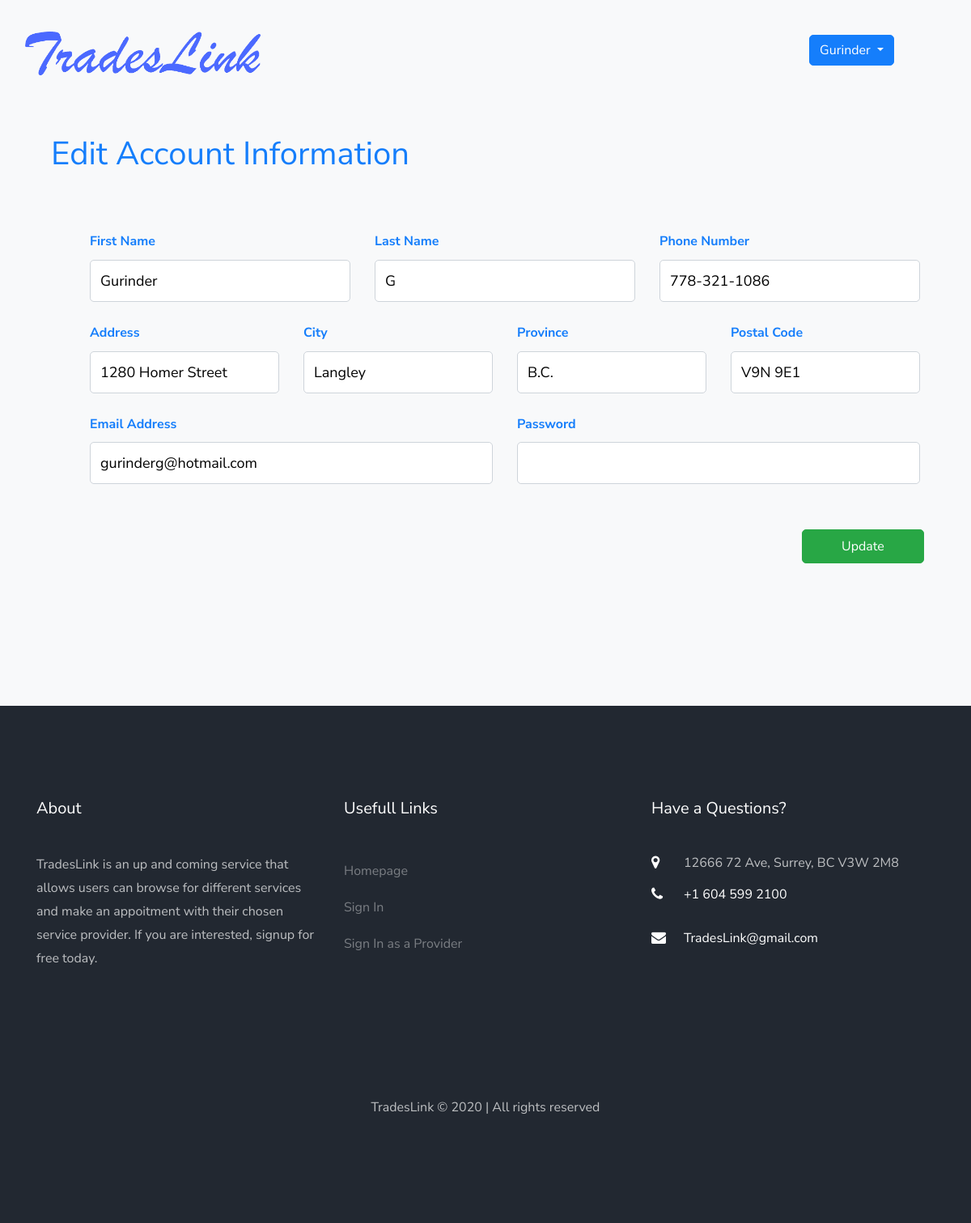
Page /account/my_account/user_account.php?id=1 (signed in) on the committed database.
### tables this page shows
CREATE TABLE users
(
    id INT(11) NOT NULL
    AUTO_INCREMENT,
    first_name VARCHAR
    (255),
    last_name VARCHAR
    (255),
    phone_number VARCHAR
    (255),
    email VARCHAR
    (255),
    hashed_password  VARCHAR
    (255),
	street VARCHAR
    (255),
	city VARCHAR
    (255),
	province VARCHAR
    (255),
    postal_code VARCHAR
    (7),
   
    PRIMARY KEY
    (id)   
);

### private/functions.php (called while the page is built, shortened)
<?php
function url_for($script_path)
{
  if ($script_path[0] != '/') {
    $script_path = "/" . $script_path;
  }
  return WWW_ROOT . $script_path;
}
function u($string = "")
{
  return urlencode($string);
}
function h($string = "")
{
  return htmlspecialchars($string);
}

### private/database.php (called while the page is built, shortened)
<?php
  function db_escape($connection, $string) {
    return mysqli_real_escape_string($connection, $string);
  }
?>

### private/query_functions.php (called while the page is built, shortened)
<?php
function find_user_by_id($id)
{
  global $db;
  $sql = "SELECT * FROM users ";
  $sql .= "WHERE id='" . db_escape($db, $id) . "' ";
  $sql .= "LIMIT 1";
  $result = mysqli_query($db, $sql);
  $user = mysqli_fetch_assoc($result);
  return $user;
}

### public/account/my_account/user_account.php (the view, shortened to what this page needs)
<?php require_once('../../../private/initialize.php');
$id = $_GET['id'];
if (is_post_request()) {
    $user = [];
    $user['id'] = $id;
    $user['first_name'] = $_POST['first_name'] ?? '';
    $user['last_name'] = $_POST['last_name'] ?? '';
    $user['email'] = $_POST['email'] ?? '';
    $user['phone_number'] = $_POST['phone_number'] ?? '';
    $user['password'] = $_POST['password'] ?? '';
    $user['street'] = $_POST['street'] ?? '';
    $user['city'] = $_POST['city'] ?? '';
    $user['province'] = $_POST['province'] ?? '';
    $user['postal_code'] = $_POST['postal_code'] ?? '';
    $result = update_user($user);
    if ($result === true) {
        $_SESSION['message'] = 'Information updated.';
        redirect_to(url_for('/account/my_account/user_account.php?id=' . h(u($id))));
    } else {
        $errors = $result;
    }
} else {
    $user = find_user_by_id($id);
}
?>
<?php include(SHARED_PATH . '/header.php'); ?>
<section class="ftco-section bg-light">
    <div class="container-fluid">
        <div class="row">
            <div class="col-md-12 col-lg-12 mt-5">
                <div class="row">
                    <div class="col-md-6 col-lg-6">
                        <h1><label class="text-primary ml-5">Edit Account Information</label></h1>
                    </div>
                    <div class="col-md-6 col-lg-6 ">
                    </div>
                </div>
                <form action="<?php echo url_for('/account/my_account/user_account.php?id=' . h(u($id))); ?>" method="post" class="ml-5 p-5">
                    <div class="row form-group">
                        <div class="col-md-4 col-lg-4 mb-2">
                            <label class="font-weight-bold text-primary" for="first_name">First Name</label>
                            <input type="text" class="form-control" name="first_name" value="<?php echo h($user['first_name']) ?>">
                        </div>
                        <div class="col-md-4 col-lg-4 mb-2">
                            <label class="font-weight-bold text-primary" for="last_name">Last Name</label>
                            <input type="text" class="form-control" name="last_name" value="<?php echo h($user['last_name']) ?>">
                        </div>
                        <div class="col-md-4 col-lg-4 mb-2">
                            <label class="font-weight-bold text-primary" for="phone_number">Phone Number</label>
                            <input type="text" name="phone_number" class="form-control" value="<?php echo h($user['phone_number']) ?>">
                        </div>
                    </div>
                    <div class="row form-group">
                        <div class="col-md-4 col-lg-3 mb-2">
                            <label class="font-weight-bold text-primary" for="street">Address</label>
                            <input type="text" name="street" class="form-control" value="<?php echo h($user['street']) ?>">
                        </div>
                        <div class="col-md-2 col-lg-3 mb-2">
                            <label class="font-weight-bold text-primary" for="city">City</label>
                            <input type="text" name="city" class="form-control" value="<?php echo h($user['city']) ?>">
                        </div>
                        <div class="col-md-4 col-lg-3 mb-2">
                            <label class="font-weight-bold text-primary" for="province">Province</label>
                            <input type="text" name="province" class="form-control" value="<?php echo h($user['province']) ?>">
                        </div>
                        <div class="col-md-2 col-lg-3 mb-2">
                            <label class="font-weight-bold text-primary" for="postal_code">Postal Code</label>
                            <input type="text" name="postal_code" class="form-control" value="<?php echo h($user['postal_code']) ?>">
                        </div>
                    </div>
                    <div class="row form-group">
                        <div class="col-md-6 col-lg-6 mb-2">
                            <label class="font-weight-bold text-primary" for="email">Email Address</label>
                            <input type="text" name="email" class="form-control" value="<?php echo h($user['email']) ?>">
                        </div>
                        <div class="col-md-6 col-lg-6 mb-2">
                            <label class="font-weight-bold text-primary" for="password">Password</label>
                            <input type="password" name="password" class="form-control" value="">
                        </div>
                    </div>
                    <div class="row form-group mt-5">
                        <div class="col-md-12 col-lg-10">
                        </div>
                        <div class="col-md-12 col-lg-2">
                            <input type="submit" value="Update" name="updateUser" class="btn btn-success  py-2 px-5">
                        </div>
                    </div>
                </form>
            </div>
        </div>
    </div>
</section>
<?php include(SHARED_PATH . '/footer.php'); ?>

### rows in the picture
users: first_name "Gurinder", last_name "G", phone_number "778-321-1086", street "1280 Homer Street", city "Langley", province "B.C.", postal_code "V9N 9E1", email "gurinderg@hotmail.com"

### other values in the picture
$_SESSION['first_name'] "Gurinder"
